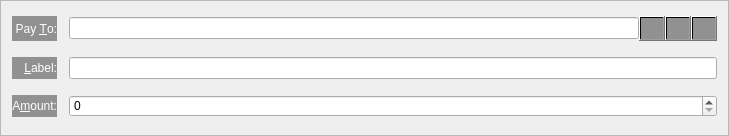
<?xml version="1.0" encoding="UTF-8"?>
<ui version="4.0">
 <class>SendCoinsEntry</class>
 <widget class="QFrame" name="SendCoinsEntry">
  <property name="geometry">
   <rect>
    <x>0</x>
    <y>0</y>
    <width>729</width>
    <height>136</height>
   </rect>
  </property>
  <property name="windowTitle">
   <string>Form</string>
  </property>
  <property name="styleSheet">
   <string notr="true">color: rgb(0, 0, 0);</string>
  </property>
  <property name="frameShape">
   <enum>QFrame::StyledPanel</enum>
  </property>
  <property name="frameShadow">
   <enum>QFrame::Sunken</enum>
  </property>
  <layout class="QGridLayout" name="gridLayout">
   <property name="spacing">
    <number>12</number>
   </property>
   <item row="5" column="0">
    <widget class="QLabel" name="label">
     <property name="styleSheet">
      <string notr="true">background-color: qlineargradient(spread:pad, x1:0, y1:0, x2:1, y2:0, stop:0 rgba(0, 0, 0, 100), stop:1 rgba(0, 0, 0, 100));
color: rgb(255, 255, 255);</string>
     </property>
     <property name="text">
      <string>A&amp;mount:</string>
     </property>
     <property name="alignment">
      <set>Qt::AlignRight|Qt::AlignTrailing|Qt::AlignVCenter</set>
     </property>
     <property name="buddy">
      <cstring>payAmount</cstring>
     </property>
    </widget>
   </item>
   <item row="3" column="0">
    <widget class="QLabel" name="label_2">
     <property name="styleSheet">
      <string notr="true">background-color: qlineargradient(spread:pad, x1:0, y1:0, x2:1, y2:0, stop:0 rgba(0, 0, 0, 100), stop:1 rgba(0, 0, 0, 100));
color: rgb(255, 255, 255);</string>
     </property>
     <property name="text">
      <string>Pay &amp;To:</string>
     </property>
     <property name="alignment">
      <set>Qt::AlignRight|Qt::AlignTrailing|Qt::AlignVCenter</set>
     </property>
     <property name="buddy">
      <cstring>payTo</cstring>
     </property>
    </widget>
   </item>
   <item row="5" column="1">
    <widget class="BitcoinAmountField" name="payAmount"/>
   </item>
   <item row="4" column="1">
    <layout class="QHBoxLayout" name="horizontalLayout_2">
     <property name="spacing">
      <number>0</number>
     </property>
     <item>
      <widget class="QValidatedLineEdit" name="addAsLabel">
       <property name="enabled">
        <bool>true</bool>
       </property>
       <property name="toolTip">
        <string>Enter a label for this address to add it to your address book</string>
       </property>
      </widget>
     </item>
    </layout>
   </item>
   <item row="4" column="0">
    <widget class="QLabel" name="label_4">
     <property name="styleSheet">
      <string notr="true">background-color: qlineargradient(spread:pad, x1:0, y1:0, x2:1, y2:0, stop:0 rgba(0, 0, 0, 100), stop:1 rgba(0, 0, 0, 100));
color: rgb(255, 255, 255);</string>
     </property>
     <property name="text">
      <string>&amp;Label:</string>
     </property>
     <property name="alignment">
      <set>Qt::AlignRight|Qt::AlignTrailing|Qt::AlignVCenter</set>
     </property>
     <property name="buddy">
      <cstring>addAsLabel</cstring>
     </property>
    </widget>
   </item>
   <item row="3" column="1">
    <layout class="QHBoxLayout" name="payToLayout">
     <property name="spacing">
      <number>0</number>
     </property>
     <item>
      <widget class="QValidatedLineEdit" name="payTo">
       <property name="toolTip">
        <string>The FBIT address to send the payment to  (e.g. NfwYhBmGXcFP2Po1NpRUEiK8km2)</string>
       </property>
       <property name="maxLength">
        <number>34</number>
       </property>
      </widget>
     </item>
     <item>
      <widget class="QToolButton" name="addressBookButton">
       <property name="toolTip">
        <string>Choose address from address book</string>
       </property>
       <property name="styleSheet">
        <string notr="true">background-color: qlineargradient(spread:pad, x1:0, y1:0, x2:1, y2:0, stop:0 rgba(0, 0, 0, 100), stop:1 rgba(0, 0, 0, 100));</string>
       </property>
       <property name="text">
        <string/>
       </property>
       <property name="icon">
        <iconset resource="../bitcoin.qrc">
         <normaloff>:/icons/address-book</normaloff>:/icons/address-book</iconset>
       </property>
       <property name="shortcut">
        <string>Alt+A</string>
       </property>
      </widget>
     </item>
     <item>
      <widget class="QToolButton" name="pasteButton">
       <property name="toolTip">
        <string>Paste address from clipboard</string>
       </property>
       <property name="styleSheet">
        <string notr="true">background-color: qlineargradient(spread:pad, x1:0, y1:0, x2:1, y2:0, stop:0 rgba(0, 0, 0, 100), stop:1 rgba(0, 0, 0, 100));</string>
       </property>
       <property name="text">
        <string/>
       </property>
       <property name="icon">
        <iconset resource="../bitcoin.qrc">
         <normaloff>:/icons/editpaste</normaloff>:/icons/editpaste</iconset>
       </property>
       <property name="shortcut">
        <string>Alt+P</string>
       </property>
      </widget>
     </item>
     <item>
      <widget class="QToolButton" name="deleteButton">
       <property name="toolTip">
        <string>Remove this recipient</string>
       </property>
       <property name="styleSheet">
        <string notr="true">background-color: qlineargradient(spread:pad, x1:0, y1:0, x2:1, y2:0, stop:0 rgba(0, 0, 0, 100), stop:1 rgba(0, 0, 0, 100));</string>
       </property>
       <property name="text">
        <string/>
       </property>
       <property name="icon">
        <iconset resource="../bitcoin.qrc">
         <normaloff>:/icons/remove</normaloff>:/icons/remove</iconset>
       </property>
      </widget>
     </item>
    </layout>
   </item>
  </layout>
 </widget>
 <customwidgets>
  <customwidget>
   <class>QValidatedLineEdit</class>
   <extends>QLineEdit</extends>
   <header>qvalidatedlineedit.h</header>
  </customwidget>
  <customwidget>
   <class>BitcoinAmountField</class>
   <extends>QSpinBox</extends>
   <header>bitcoinamountfield.h</header>
   <container>1</container>
  </customwidget>
 </customwidgets>
 <resources>
  <include location="../bitcoin.qrc"/>
 </resources>
 <connections/>
</ui>
